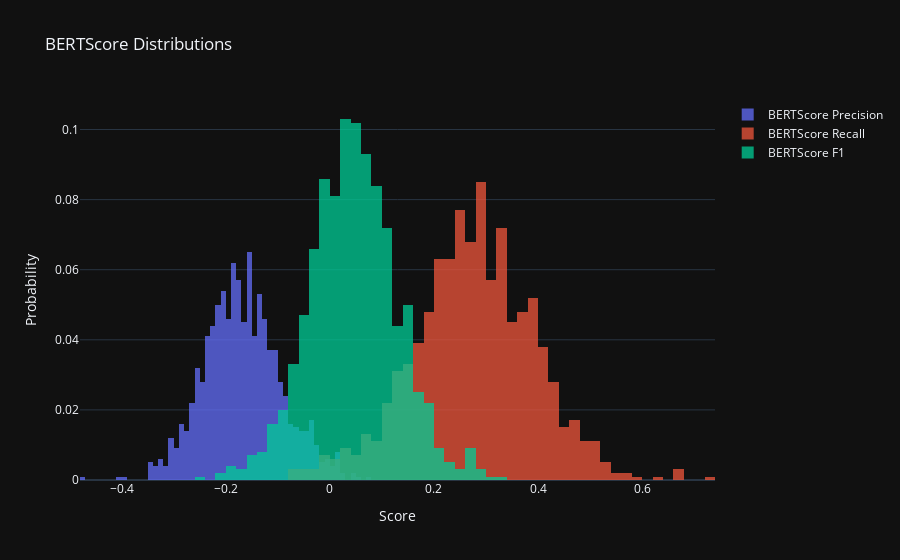

Notebook code cell kept with this figure:
### Code cell
import plotly.graph_objects as go

fig = go.Figure()

# Precision
fig.add_trace(go.Histogram(
    x=df_bert["P"],
    name="BERTScore Precision",
    histnorm='probability',
    opacity=0.75
))

# Recall
fig.add_trace(go.Histogram(
    x=df_bert["R"],
    name="BERTScore Recall",
    histnorm='probability',
    opacity=0.75
))

# F1
fig.add_trace(go.Histogram(
    x=df_bert["F1"],
    name="BERTScore F1",
    histnorm='probability',
    opacity=0.75
))

fig.update_layout(
    barmode='overlay',
    title='BERTScore Distributions',
    xaxis_title='Score',
    yaxis_title='Probability',
    template='plotly_dark'
)

fig.show()

### Figure 1 — Plotly figure (JSON) as saved in the notebook; plotly's stock layout.template omitted (floating-point values rounded to 4 significant figures; data arrays with more than 128 entries replaced by an {"elided": "..."} marker saying what was removed)
{"data": [{"histnorm": "probability", "name": "BERTScore Precision", "opacity": 0.75, "type": "histogram", "x": {"elided": "1000 float values"}}, {"histnorm": "probability", "name": "BERTScore Recall", "opacity": 0.75, "type": "histogram", "x": {"elided": "1000 float values"}}, {"histnorm": "probability", "name": "BERTScore F1", "opacity": 0.75, "type": "histogram", "x": {"elided": "1000 float values"}}], "layout": {"barmode": "overlay", "title": {"text": "BERTScore Distributions"}, "xaxis": {"title": {"text": "Score"}}, "yaxis": {"title": {"text": "Probability"}}}}
